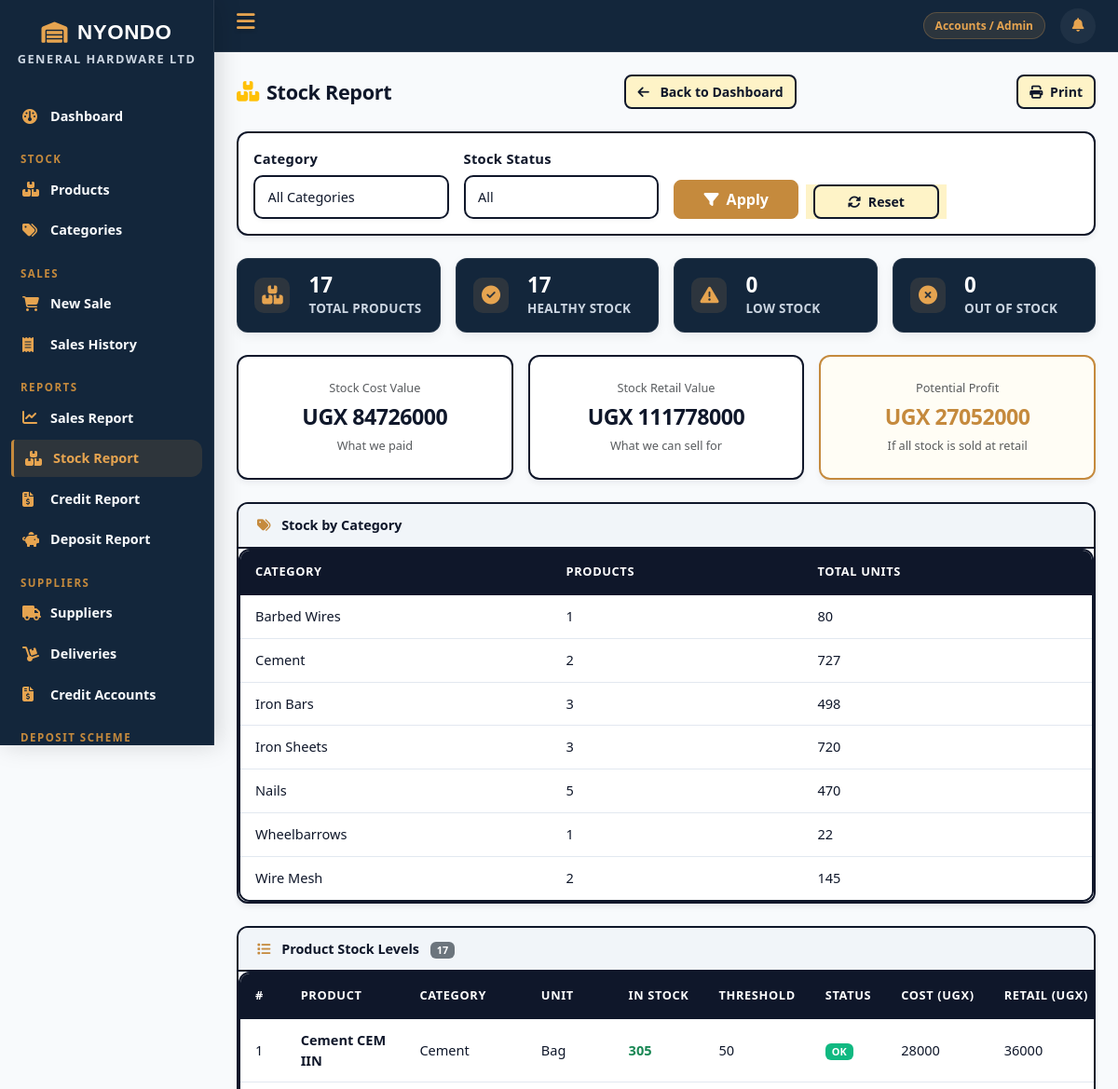
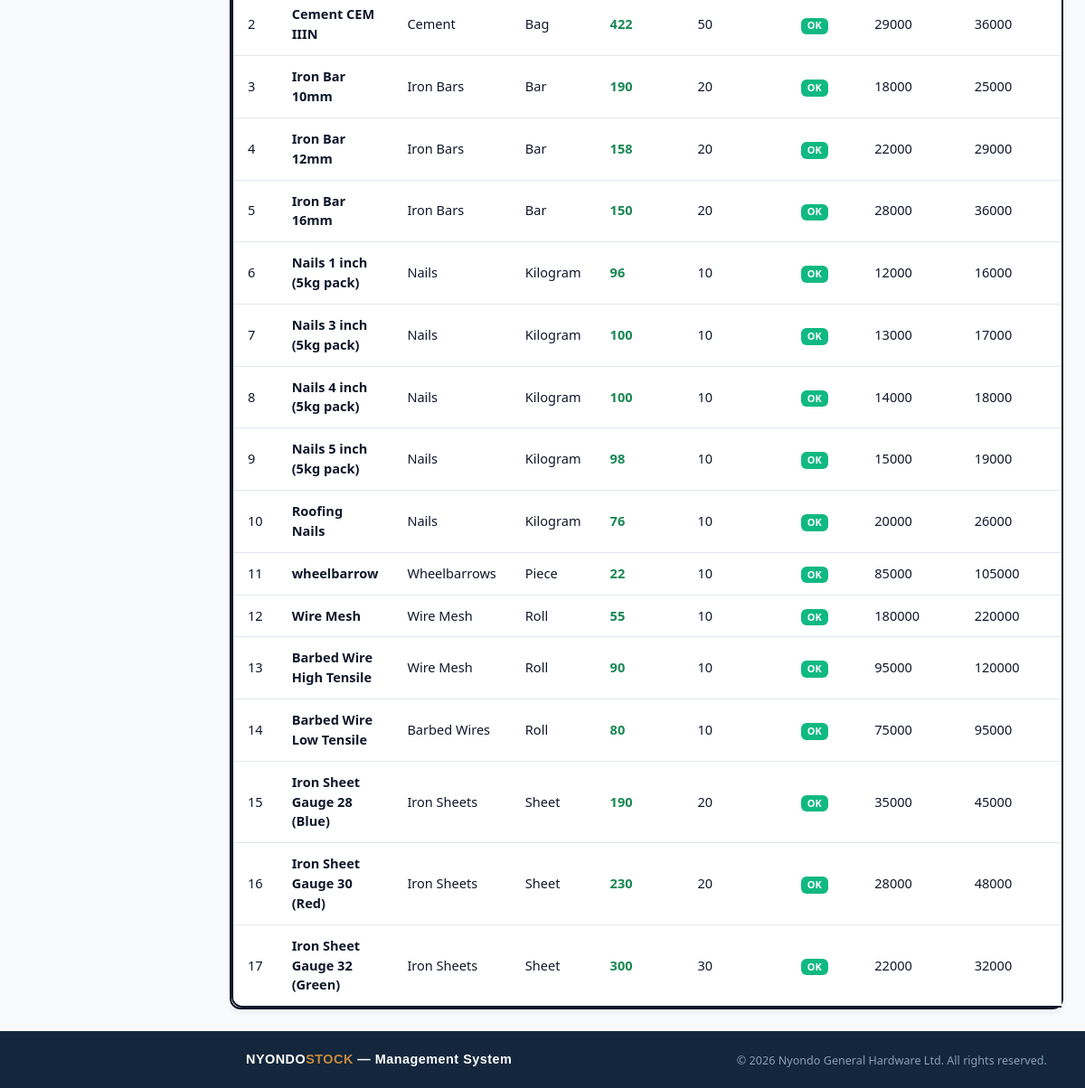
The app's page /reports/stock/ (signed in), older data (2 pictures, top to bottom).
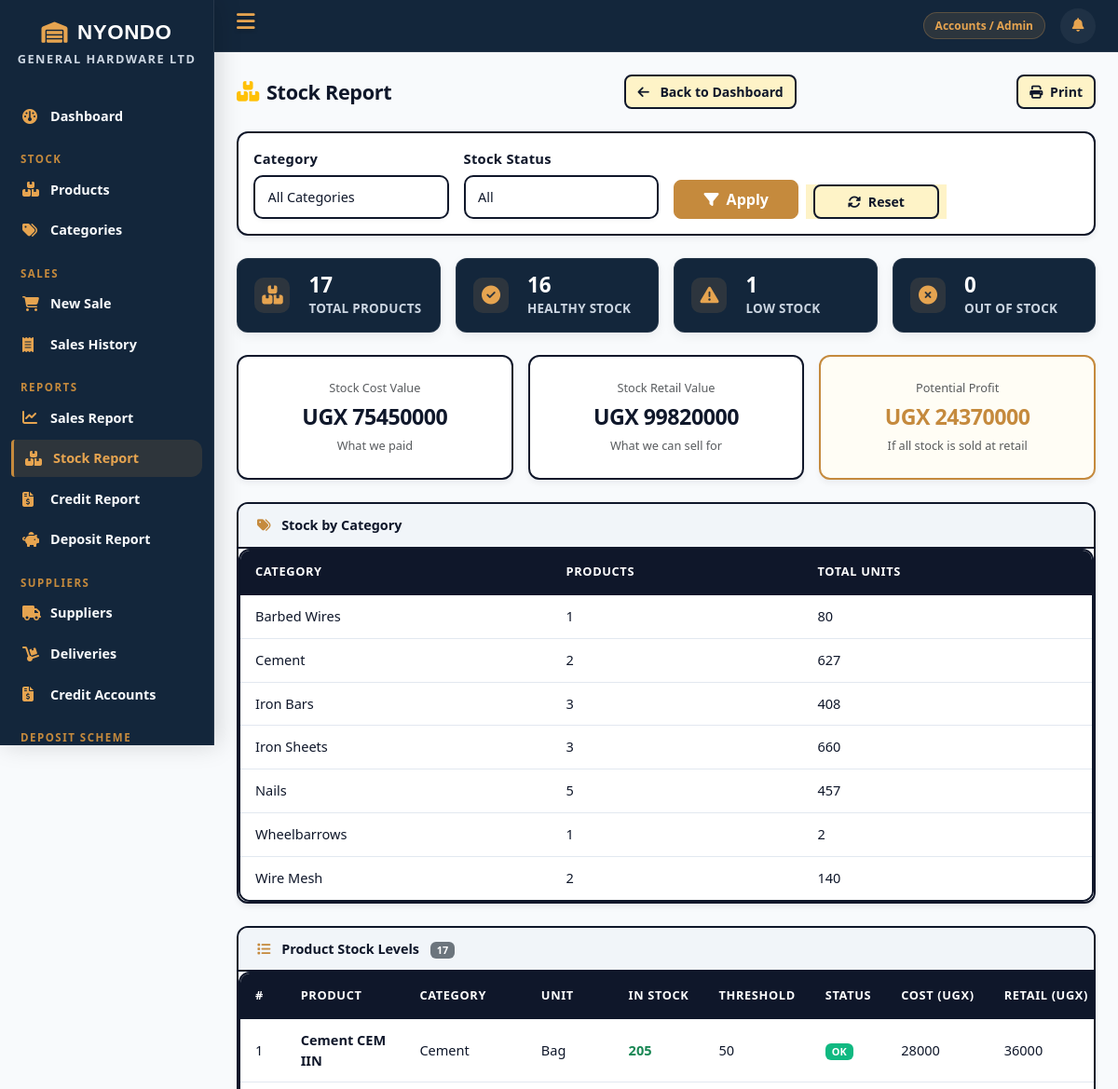
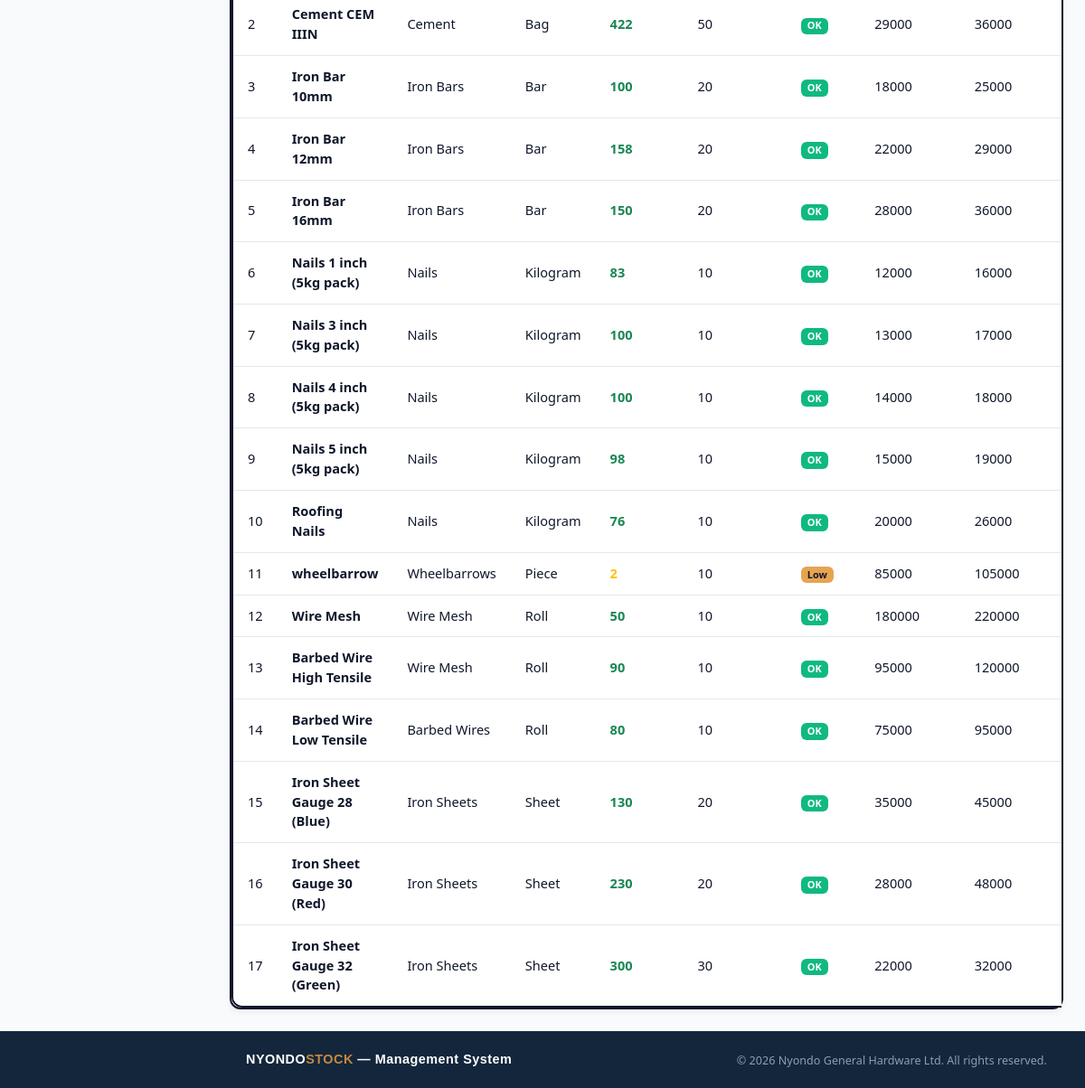
The same page, newer data (2 pictures, top to bottom).
### stock/models.py (models this page shows, shortened)
class Category(models.Model):
    name = models.CharField(max_length=100)
    class Meta:
        verbose_name_plural = "Categories"

class Product(models.Model):
    UNIT_CHOICES = [
        ('bag', 'Bag'),
        ('bar', 'Bar'),
        ('kg', 'Kilogram'),
        ('piece', 'Piece'),
        ('roll', 'Roll'),
        ('sheet', 'Sheet'),
        ('bundle', 'Bundle'),
    ]
    category = models.ForeignKey(Category, on_delete=models.SET_NULL, null=True)
    name = models.CharField(max_length=200)
    description = models.TextField(blank=True)
    unit = models.CharField(max_length=20, choices=UNIT_CHOICES)
    unit_cost = models.DecimalField(max_digits=12, decimal_places=2)
    wholesale_price = models.DecimalField(max_digits=12, decimal_places=2)
    retailer_price = models.DecimalField(max_digits=12, decimal_places=2)
    retail_price = models.DecimalField(max_digits=12, decimal_places=2)  # individual buyer
    quantity_in_stock = models.PositiveIntegerField(default=0)
    low_stock_threshold = models.PositiveIntegerField(default=10)
    is_deposit_eligible = models.BooleanField(default=False)
    date_added = models.DateTimeField(auto_now_add=True)
    def is_low_stock(self):
        return self.quantity_in_stock <= self.low_stock_threshold

### stock/views.py (the view)
        def wrapper(request, *args, **kwargs):
            if not hasattr(request.user, 'profile'):
                messages.error(request, "Access denied.")
                return redirect('dashboard')
            if request.user.profile.role not in roles:
                messages.error(request, "You do not have permission for this action.")
                return redirect('dashboard')
            return view_func(request, *args, **kwargs)

### sales/models.py (called while the page is built)
    @property
    def item_count(self):
        return self.cart_items.count()

### stock/views.py (called while the page is built)
def role_required(roles):
    def decorator(view_func):
        def wrapper(request, *args, **kwargs):
            if not hasattr(request.user, 'profile'):
                messages.error(request, "Access denied.")
                return redirect('dashboard')
            if request.user.profile.role not in roles:
                messages.error(request, "You do not have permission for this action.")
                return redirect('dashboard')
            return view_func(request, *args, **kwargs)
        wrapper.__name__ = view_func.__name__
        return login_required(wrapper)
    return decorator

### templates/reports/stock_report.html (shortened to what the changed rows need)
{% extends 'base.html' %}
{% block content %}
<div class="row g-3 mb-4">
    <div class="col-sm-6 col-xl-3">
        <div class="stat-card">
            <div style="margin-left: 20px;">
                <div class="stat-value">{{ healthy }}</div>
                <div class="stat-label">Healthy Stock</div>
            </div>
        </div>
    </div>
    <div class="col-sm-6 col-xl-3">
        <div class="stat-card">
            <div style="margin-left: 20px;">
                <div class="stat-value">{{ low_stock }}</div>
                <div class="stat-label">Low Stock</div>
            </div>
        </div>
    </div>
</div>
<div class="row g-3 mb-4">
    <div class="col-md-4">
        <div class="card text-center">
            <div class="card-body py-4">
                <div class="text-muted small mb-1">Stock Cost Value</div>
                <div class="fw-bold fs-4">
                    UGX {{ total_cost_value|floatformat:0 }}
                </div>
                <small class="text-muted">What we paid</small>
            </div>
        </div>
    </div>
    <div class="col-md-4">
        <div class="card text-center">
            <div class="card-body py-4">
                <div class="text-muted small mb-1">Stock Retail Value</div>
                <div class="fw-bold fs-4 ">
                    UGX {{ total_retail_value|floatformat:0 }}
                </div>
                <small class="text-muted">What we can sell for</small>
            </div>
        </div>
    </div>
    <div class="col-md-4">
        <div class="card text-center">
            <div class="card-body py-4">
                <div class="text-muted small mb-1">Potential Profit</div>
                <div class="fw-bold fs-4">
                    UGX {{ potential_profit|floatformat:0 }}
                </div>
                <small class="text-muted">If all stock is sold at retail</small>
            </div>
        </div>
    </div>
</div>
<div class="card mb-4">
    <div class="card-body p-0">
        <table class="table table-hover mb-0" >
            <thead>
                <tr>
                    <th>Category</th>
                    <th>Products</th>
                    <th>Total Units</th>
                </tr>
            </thead>
            <tbody>
                {% for cat in by_category %}
                <tr>
                    <td>{{ cat.name }}</td>
                    <td>{{ cat.product_count }}</td>
                    <td>{{ cat.total_units|default:0 }}</td>
                </tr>
                {% empty %}
                <tr>
                    <td colspan="3" class="text-center text-muted py-3">
                        No categories.
                    </td>
                </tr>
                {% endfor %}
            </tbody>
        </table>
    </div>
</div>
<div class="card">
    <div class="card-body p-0">
        <div class="table-responsive">
            <table class="table table-hover mb-0">
                <thead>
                    <tr>
                        <th>#</th>
                        <th>Product</th>
                        <th>Category</th>
                        <th>Unit</th>
                        <th>In Stock</th>
                        <th>Threshold</th>
                        <th>Status</th>
                        <th>Cost (UGX)</th>
                        <th>Retail (UGX)</th>
                    </tr>
                </thead>
                <tbody>
                    {% for p in products %}
                    <tr>
                        <td>{{ forloop.counter }}</td>
                        <td>
                            <a href="{% url 'product_detail' p.pk %}"
                               class="text-decoration-none fw-semibold" style="color:rgb(11, 11, 16);">
                                {{ p.name }}
                            </a>
                        </td>
                        <td>{{ p.category.name|default:"—" }}</td>
                        <td>{{ p.get_unit_display }}</td>
                        <td class="fw-bold
                            {% if p.quantity_in_stock == 0 %}text-danger
                            {% elif p.is_low_stock %}text-warning
                            {% else %}text-success{% endif %}">
                            {{ p.quantity_in_stock }}
                        </td>
                        <td>{{ p.low_stock_threshold }}</td>
                        <td>
                            {% if p.quantity_in_stock == 0 %}
                            <span class="badge bg-danger">Out of Stock</span>
                            {% elif p.is_low_stock %}
                            <span class="badge bg-warning text-dark">Low</span>
                            {% else %}
                            <span class="badge bg-success">OK</span>
                            {% endif %}
                        </td>
                        <td>{{ p.unit_cost|floatformat:0 }}</td>
                        <td>{{ p.retail_price|floatformat:0 }}</td>
                    </tr>
                    {% empty %}
                    <tr>
                        <td colspan="10" class="text-center text-muted py-4">
                            No products match selected filters.
                        </td>
                    </tr>
                    {% endfor %}
                </tbody>
            </table>
        </div>
    </div>
</div>
{% endblock %}

Row changes from the older to the newer data that the page shows:
computed for Category "Cement": total_units "727" → "627"
computed for Category "Iron Bars": total_units "498" → "408"
computed for Category "Iron Sheets": total_units "720" → "660"
computed for Category "Nails": total_units "470" → "457"
computed for Category "Wheelbarrows": total_units "22" → "2"
computed for Category "Wire Mesh": total_units "145" → "140"
changed Product "Cement CEM IIN": quantity_in_stock "305" → "205"
changed Product "Iron Bar 10mm": quantity_in_stock "190" → "100"
changed Product "Nails 1 inch (5kg pack)": quantity_in_stock "96" → "83"
changed Product "wheelbarrow": quantity_in_stock "22" → "2"; quantity_in_stock "OK" → "Low"
changed Product (number 12 of 17 on the later page): quantity_in_stock "55" → "50"
changed Product "Iron Sheet Gauge 28 (Blue)": quantity_in_stock "190" → "130"
Text that changed along with them:
{{ healthy }}: "17" → "16"
{{ low_stock }}: "0" → "1"
{{ total_cost_value|floatformat:0 }}: "84726000" → "75450000"
{{ total_retail_value|floatformat:0 }}: "111778000" → "99820000"
{{ potential_profit|floatformat:0 }}: "27052000" → "24370000"
